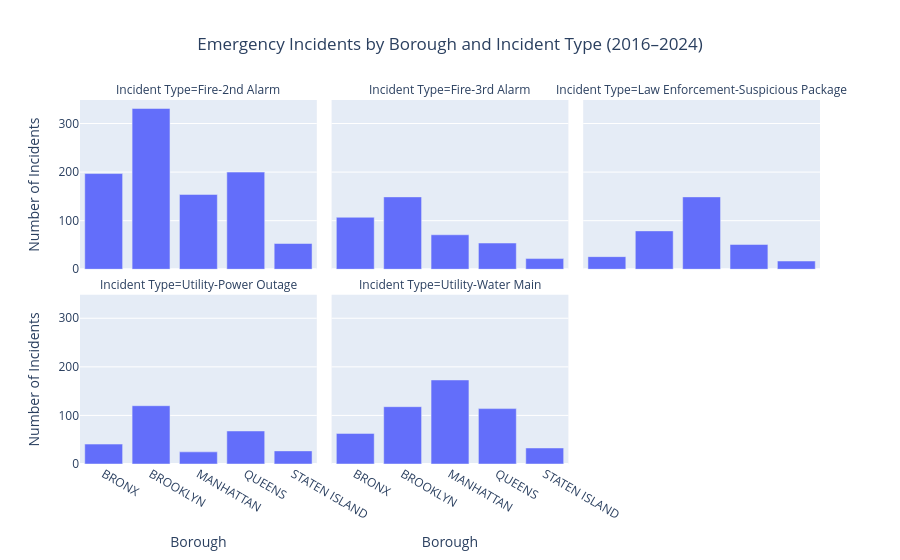

The code cell stored with this chart in its notebook:
### Code cell
fig = px.bar(
    by_borough_type,
    x="Borough",
    y="Count",
    facet_col="Incident Type",
    facet_col_wrap=3,  # wrap into multiple rows if needed
    title="Emergency Incidents by Borough and Incident Type (2016–2024)",
    labels={"Count": "Number of Incidents"}
)

fig.update_layout(title_x=0.5)
fig.show()

### Figure 1 — Plotly figure (JSON) as saved in the notebook; plotly's stock layout.template omitted (floating-point values rounded to 4 significant figures)
{"data": [{"hovertemplate": "Incident Type=Fire-2nd Alarm<br>Borough=%{x}<br>Number of Incidents=%{y}<extra></extra>", "legendgroup": "", "marker": {"color": "#636efa", "pattern": {"shape": ""}}, "name": "", "orientation": "v", "showlegend": false, "textposition": "auto", "type": "bar", "x": ["BRONX", "BROOKLYN", "MANHATTAN", "QUEENS", "STATEN ISLAND"], "xaxis": "x4", "y": [197, 331, 154, 200, 53], "yaxis": "y4"}, {"hovertemplate": "Incident Type=Fire-3rd Alarm<br>Borough=%{x}<br>Number of Incidents=%{y}<extra></extra>", "legendgroup": "", "marker": {"color": "#636efa", "pattern": {"shape": ""}}, "name": "", "orientation": "v", "showlegend": false, "textposition": "auto", "type": "bar", "x": ["BRONX", "BROOKLYN", "MANHATTAN", "QUEENS", "STATEN ISLAND"], "xaxis": "x5", "y": [107, 149, 71, 54, 22], "yaxis": "y5"}, {"hovertemplate": "Incident Type=Law Enforcement-Suspicious Package<br>Borough=%{x}<br>Number of Incidents=%{y}<extra></extra>", "legendgroup": "", "marker": {"color": "#636efa", "pattern": {"shape": ""}}, "name": "", "orientation": "v", "showlegend": false, "textposition": "auto", "type": "bar", "x": ["BRONX", "BROOKLYN", "MANHATTAN", "QUEENS", "STATEN ISLAND"], "xaxis": "x6", "y": [26, 79, 149, 51, 17], "yaxis": "y6"}, {"hovertemplate": "Incident Type=Utility-Power Outage<br>Borough=%{x}<br>Number of Incidents=%{y}<extra></extra>", "legendgroup": "", "marker": {"color": "#636efa", "pattern": {"shape": ""}}, "name": "", "orientation": "v", "showlegend": false, "textposition": "auto", "type": "bar", "x": ["BRONX", "BROOKLYN", "MANHATTAN", "QUEENS", "STATEN ISLAND"], "xaxis": "x", "y": [41, 120, 25, 68, 27], "yaxis": "y"}, {"hovertemplate": "Incident Type=Utility-Water Main<br>Borough=%{x}<br>Number of Incidents=%{y}<extra></extra>", "legendgroup": "", "marker": {"color": "#636efa", "pattern": {"shape": ""}}, "name": "", "orientation": "v", "showlegend": false, "textposition": "auto", "type": "bar", "x": ["BRONX", "BROOKLYN", "MANHATTAN", "QUEENS", "STATEN ISLAND"], "xaxis": "x2", "y": [63, 118, 173, 114, 33], "yaxis": "y2"}], "layout": {"annotations": [{"font": {}, "showarrow": false, "text": "Incident Type=Utility-Power Outage", "x": 0.16, "xanchor": "center", "xref": "paper", "y": 0.465, "yanchor": "bottom", "yref": "paper"}, {"font": {}, "showarrow": false, "text": "Incident Type=Utility-Water Main", "x": 0.5, "xanchor": "center", "xref": "paper", "y": 0.465, "yanchor": "bottom", "yref": "paper"}, {"font": {}, "showarrow": false, "text": "Incident Type=Fire-2nd Alarm", "x": 0.16, "xanchor": "center", "xref": "paper", "y": 1.0, "yanchor": "bottom", "yref": "paper"}, {"font": {}, "showarrow": false, "text": "Incident Type=Fire-3rd Alarm", "x": 0.5, "xanchor": "center", "xref": "paper", "y": 1.0, "yanchor": "bottom", "yref": "paper"}, {"font": {}, "showarrow": false, "text": "Incident Type=Law Enforcement-Suspicious Package", "x": 0.84, "xanchor": "center", "xref": "paper", "y": 1.0, "yanchor": "bottom", "yref": "paper"}], "barmode": "relative", "legend": {"tracegroupgap": 0}, "title": {"text": "Emergency Incidents by Borough and Incident Type (2016–2024)", "x": 0.5}, "xaxis": {"anchor": "y", "domain": [0, 0.32], "title": {"text": "Borough"}}, "xaxis2": {"anchor": "y2", "domain": [0.34, 0.66], "matches": "x", "title": {"text": "Borough"}}, "xaxis3": {"anchor": "y3", "domain": [0.68, 1.0], "matches": "x", "title": {"text": "Borough"}}, "xaxis4": {"anchor": "y4", "domain": [0, 0.32], "matches": "x", "showticklabels": false}, "xaxis5": {"anchor": "y5", "domain": [0.34, 0.66], "matches": "x", "showticklabels": false}, "xaxis6": {"anchor": "y6", "domain": [0.68, 1.0], "matches": "x", "showticklabels": false}, "yaxis": {"anchor": "x", "domain": [0, 0.465], "title": {"text": "Number of Incidents"}}, "yaxis2": {"anchor": "x2", "domain": [0, 0.465], "matches": "y", "showticklabels": false}, "yaxis3": {"anchor": "x3", "domain": [0, 0.465], "matches": "y", "showticklabels": false}, "yaxis4": {"anchor": "x4", "domain": [0.535, 1.0], "matches": "y", "title": {"text": "Number of Incidents"}}, "yaxis5": {"anchor": "x5", "domain": [0.535, 1.0], "matches": "y", "showticklabels": false}, "yaxis6": {"anchor": "x6", "domain": [0.535, 1.0], "matches": "y", "showticklabels": false}}}
